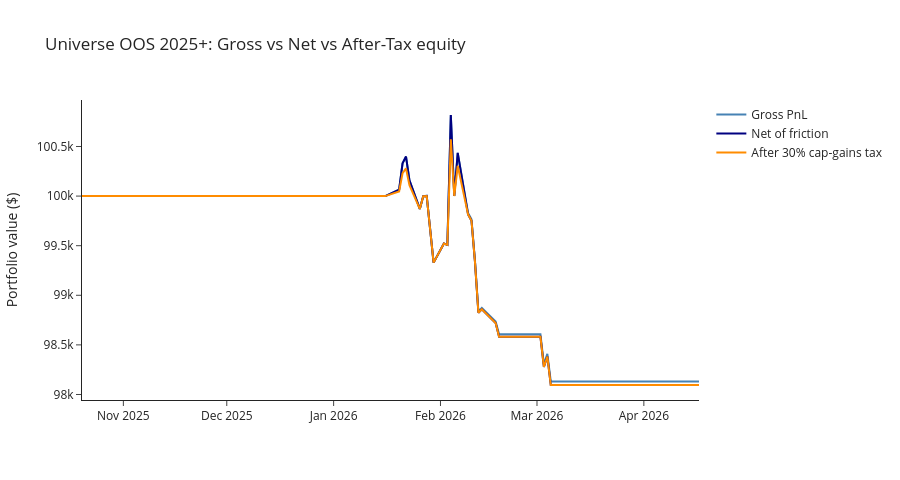

Here is the notebook cell this chart was saved with:
### Markdown cell above
## 15 Three-line Equity Curve: Gross vs Net vs After-Tax

### Code cell
def build_three_line_equity_universe(ledgers_concat, blotters_concat, starting=STARTING_CAPITAL, tax_rate=TAX_RATE):
    """
    Aggregate universe-level equity. Each ticker had its own backtest with
    starting capital; we sum the *deltas* from start across tickers onto one
    pooled starting capital, then build gross / net / after-tax lines.
    """
    if ledgers_concat.empty:
        return pd.DataFrame(columns=["date","gross_value","net_value","after_tax_value"])
    lc = ledgers_concat.copy()
    lc["date"] = pd.to_datetime(lc["date"])
    # delta per ticker per date = mkt_value - starting
    lc["delta"] = lc["mkt_value"] - starting
    agg = lc.groupby("date")["delta"].sum().reset_index()
    agg["net_value"] = starting + agg["delta"]
    # Gross adds back cumulative costs charged per close
    if not blotters_concat.empty:
        cb = blotters_concat.groupby(pd.to_datetime(blotters_concat["exit_date"]))["total_cost"].sum()
    else:
        cb = pd.Series(dtype=float)
    cum = 0.0; gross = []
    for d in agg["date"]:
        cum += cb.get(d, 0.0)
        gross.append(cum)
    agg["cum_costs"] = gross
    agg["gross_value"] = agg["net_value"] + agg["cum_costs"]
    agg["net_pnl_cum"] = agg["net_value"] - starting
    agg["after_tax_pnl"] = agg["net_pnl_cum"].apply(lambda p: p * (1 - tax_rate) if p > 0 else p)
    agg["after_tax_value"] = starting + agg["after_tax_pnl"]
    return agg

eq = build_three_line_equity_universe(oos_ledger, oos_blotter)
if not eq.empty:
    fig = go.Figure()
    fig.add_trace(go.Scatter(x=eq["date"], y=eq["gross_value"],     line=dict(color="steelblue"), name="Gross PnL"))
    fig.add_trace(go.Scatter(x=eq["date"], y=eq["net_value"],       line=dict(color="navy"),      name="Net of friction"))
    fig.add_trace(go.Scatter(x=eq["date"], y=eq["after_tax_value"], line=dict(color="darkorange"),name="After 30% cap-gains tax"))
    fig.add_hline(y=STARTING_CAPITAL, line_dash="dot", line_color="gray")
    fig.update_layout(title="Universe OOS 2025+: Gross vs Net vs After-Tax equity",
                      template="simple_white", height=480,
                      yaxis_title="Portfolio value ($)", xaxis_title="")
    fig.write_html(str(OUT_DIR/"equity_3line.html"), include_plotlyjs="cdn")
    fig.show()
else:
    print("No OOS trades, equity chart skipped.")
